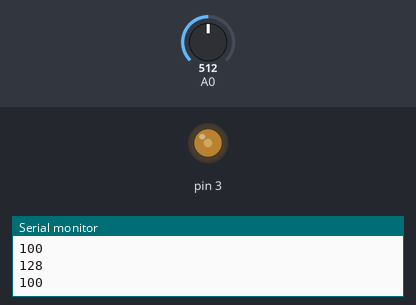
A sketch run on a simulated Arduino Uno, built with avr-gcc and run on an emulated ATmega328P. On the bench: output pins drawn as LEDs (lit = HIGH), the last lines printed to the serial monitor. The inputs (shaded band) are chosen by the test bench; at power-on: A0 = 512.

Above: at 1.2 s.
1.3 s: A0 set to 695
2.8 s: A0 set to 720
At 3.9 s:
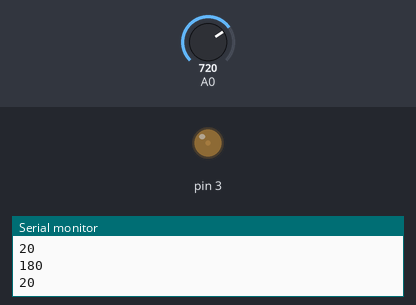
4.3 s: A0 set to 90
At 5.3 s:
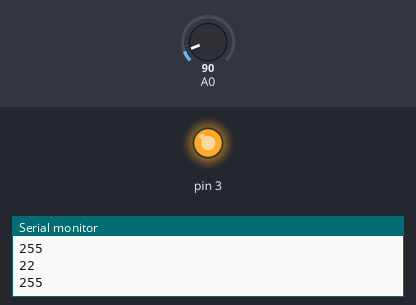
5.8 s: A0 set to 109
At 6.7 s:
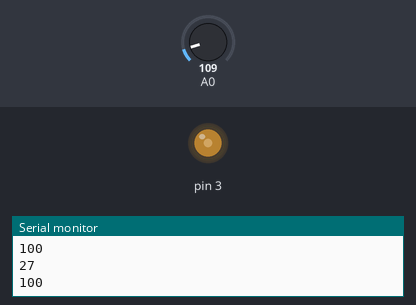
7.3 s: A0 set to 0
At 8.0 s:
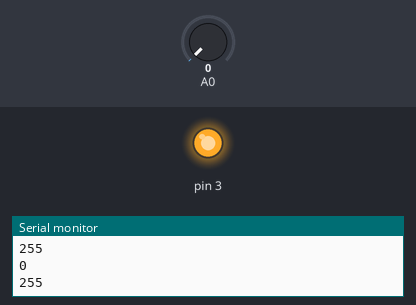
Timing chart, 0 to 9.8 s (numbered marks = the images above; inputs shaded):
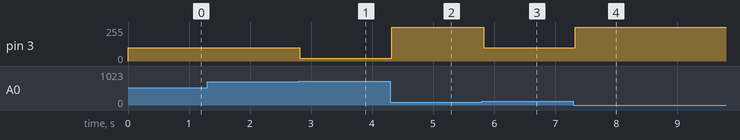

Measured:
- the behaviour switches between 707 and 708 on A0 (found by bisection; images 0 and 1)
- the behaviour switches between 99 and 100 on A0 (found by bisection; images 2 and 3)
- after the input at 2.8 s, pin 3: 100/255 → 20/255 at once
- after the input at 4.3 s, pin 3: 20/255 → 255/255 at once
- after the input at 5.8 s, pin 3: 255/255 → 100/255 at once
- after the input at 7.3 s, pin 3: 100/255 → 255/255 at once

The sketch:

Blank.ino
```cpp
int val=0; //入力される値を格納する為の変数
int ledval=0;
void setup() {
Serial.begin(9800); //モニターに出力するための設定
}
void loop() {
//ANALOG INの０番ピンからデータを受け付ける
val=analogRead(0);
Serial.println(val/4); //入力された値をモニターに出力

if ( val < 100 ) {ledval = 255;}
else if ( val/4 < 177 ){ledval = 100;}
else if ( val/4 < 180 ){ledval = 50;}
else if ( val/4 < 200 ){ledval = 20;}
else if ( val/4 < 220 ){ledval = 8;}
else  {ledval = 3;}
analogWrite(3,ledval);
Serial.println(ledval); //入力された値をモニターに出力

delay(100);
}
```
